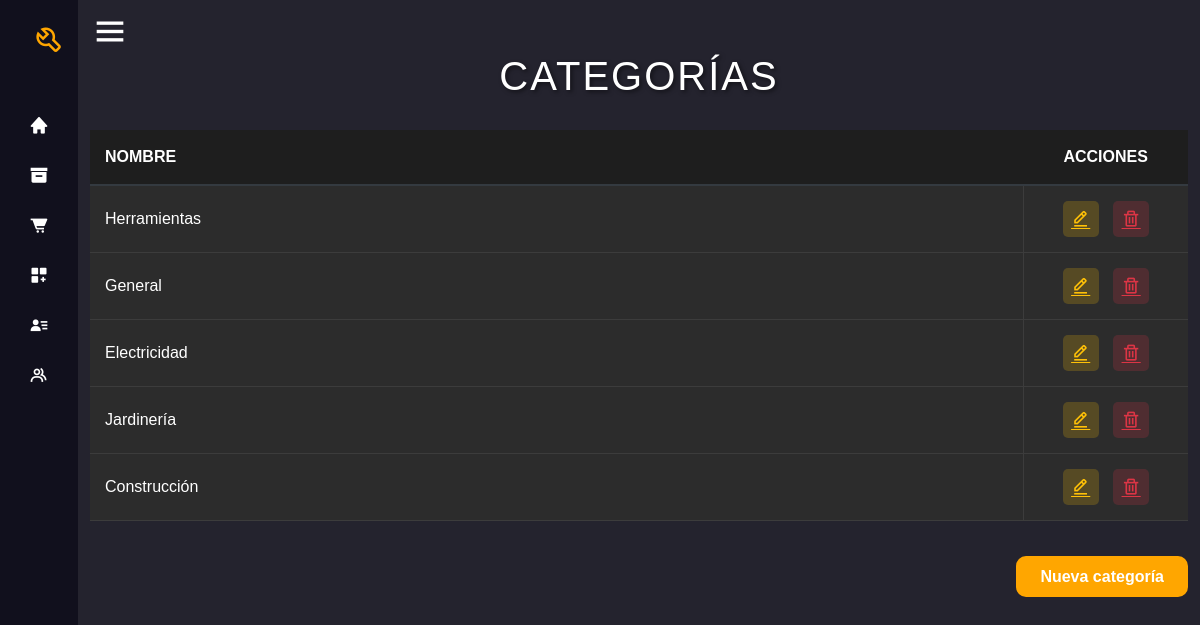
/categorias/ (signed in), run on the app's committed database.
### entidad/models.py (models this page shows, shortened)
class Categoria(models.Model):
    nombre= models.CharField(max_length=50, unique=True, null=False, blank=False)
    activo= models.BooleanField(default=True)
    class Meta:
        verbose_name = ("Categoria")
        verbose_name_plural = ("Categorias")

### entidad/views.py (the view)
# urls.py: path('categorias/', views.categorias, name='categorias'),
@login_required
def categorias(request):
    if not request.user.has_perm('entidad.view_categoria'):
        return redirect('permiso_denegado')
    categoria_list= Categoria.objects.filter(activo=True)
    return render(request, "entidad/categorias.html", {'categorias': categoria_list})

### templates/entidad/categorias.html (shortened to what this page needs)
{% extends "base.html" %}
{% load static %}
{% block content %}
<!DOCTYPE html>
<html lang="es">
<head>
    <link rel="stylesheet" href="{% static 'css/categorias_tabla.css' %}">
    <link rel="stylesheet" href="https://cdn.datatables.net/2.1.8/css/dataTables.min.css">
</head>
<h1 class="categories-title">Categorías</h1>
<table id="tabla-categorias" class="table-custom">
    <thead>
        <tr>
            <th class="column-nombre">NOMBRE</th>
            {% if perms.auth.delete_categoria %}
            <th class="column-acciones">ACCIONES</th>
            {% endif %}
        </tr>
    </thead>
    <tbody>
        {% for categoria in categorias %}
        <tr>
            <td class="column-nombre">{{ categoria.nombre }}</td>
            <td class="column-acciones actions-column">
                {% if perms.auth.add_user %}
                <a href="{% url 'modificar_categoria' categoria.id %}" class="icon-container icon-edit">
                    <i class='bx bx-edit-alt'></i>
                </a>
                <a href="{% url 'eliminar_categoria' categoria.id %}" class="icon-container icon-delete">
                    <i class='bx bx-trash'></i>
                </a>
                {% endif %}
            </td>
        </tr>
        {% empty %}
        <tr>
            <td colspan="2">No hay categorías disponibles.</td>
        </tr>
        {% endfor %}
    </tbody>
</table>
<br>
{% if perms.auth.add_user %}
<div class="btn-container">
    <a href="{% url 'nueva_categoria' %}" class="btn-add-category">
        Nueva categoría
    </a>
</div>
{% endif %}
{% endblock %}

### static/css/style.css (style rules this page uses)
* { margin: 0; padding: 0; box-sizing: border-box; }
body, html { margin: 0; padding: 0; height: 100%; font-family: Arial, sans-serif; background-color: #1e1e2d; color: #ffffff; }
body { overflow: hidden; }

### static/css/categorias_tabla.css (style rules this page uses)
.table-custom { width: 100%; margin-top: 20px; border-collapse: collapse; }
.table-custom thead th { background-color: #1e1e1e; color: white; text-align: left; padding: 15px; font-weight: bold; text-transform: uppercase; border-bottom: 2px solid #343a40; }
.table-custom tbody tr { background-color: #2c2c2c; color: white; border-bottom: 1px solid #3c3c3c; }
.table-custom td { padding: 15px; vertical-align: middle; border-right: 1px solid #3c3c3c; }
.table-custom td:last-child { border-right: none; }
.table-custom tbody tr:last-child td { border-bottom: none; }
.column-nombre { width: 85%; text-align: left; }
.column-acciones { width: 15%; text-align: center; min-width: 120px; }
.table-custom th.column-acciones, .table-custom td.column-acciones { text-align: center; }
.btn-container { text-align: right; margin-top: 20px; }
.btn-add-category { margin-top: 20px; padding: 12px 24px; text-decoration: none; font-weight: bold; background-color: #ffa600; color: white; border: none; border-radius: 10px; transition: all 0.3s ease; box-shadow: none; }
.icon-container { display: flex; justify-content: center; align-items: center; width: 36px; height: 36px; margin: 0 5px; display: inline-flex; border-radius: 5px; }
.icon-edit { background-color: rgba(255, 193, 7, 0.2); color: #ffc107; }
.icon-delete { background-color: rgba(220, 53, 69, 0.2); color: #dc3545; }
.bx-edit-alt, .bx-trash { font-size: 1.2em; }
.categories-title { color: #ffffff; text-align: center; margin-bottom: 30px; font-size: 2.5rem; text-transform: uppercase; letter-spacing: 2px; text-shadow: 2px 2px 4px rgba(0, 0, 0, 0.5); }

### data on the page
Categoria: nombre "Herramientas"
Categoria: nombre "General"
Categoria: nombre "Electricidad"
Categoria: nombre "Jardinería"
Categoria: nombre "Construcción"
